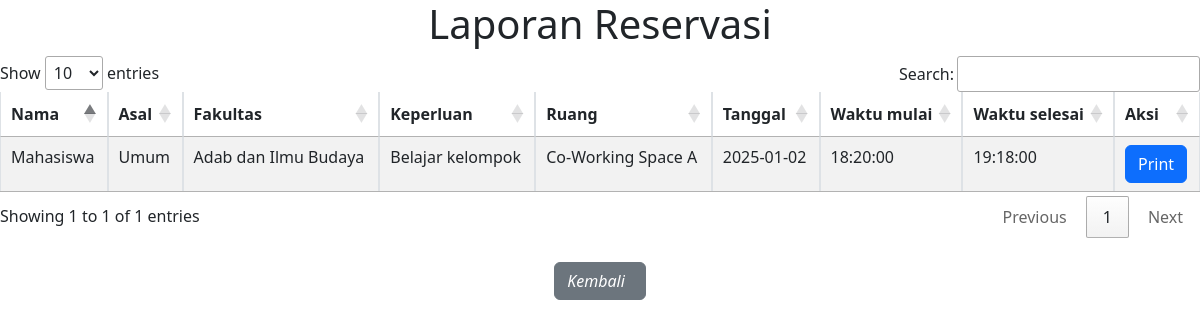
/tampil.php, run on an earlier commit of the app's database.
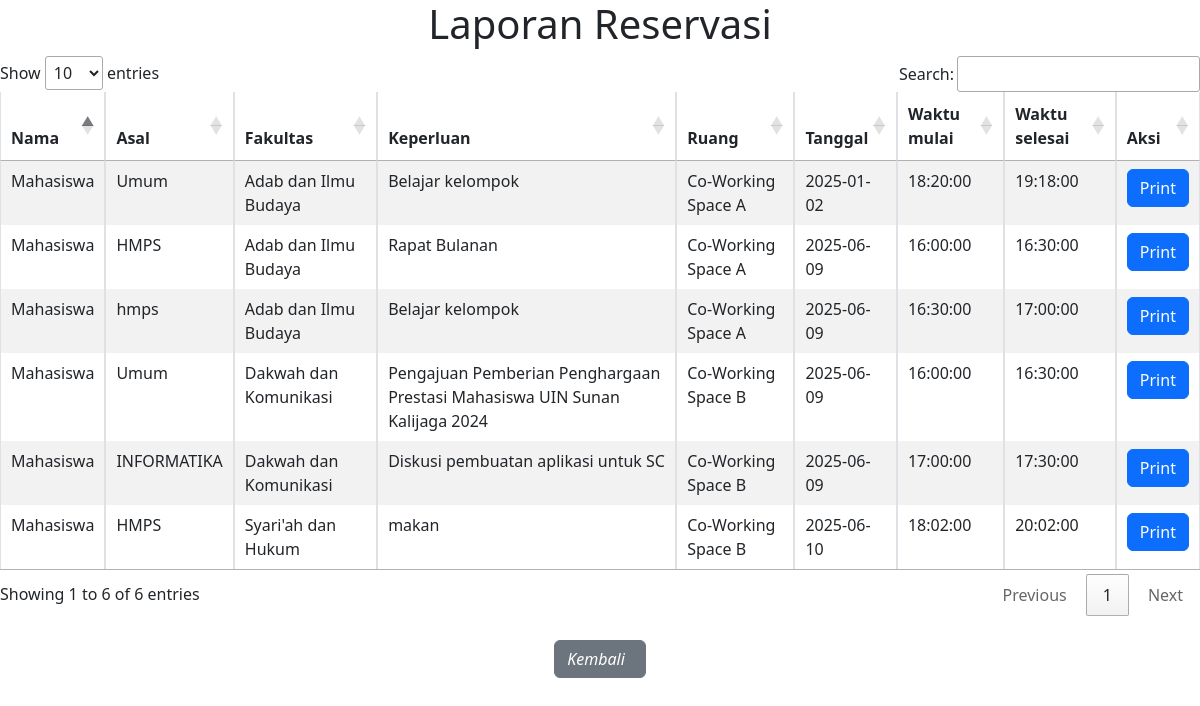
And on a later commit of the database.
### tables this page shows
CREATE TABLE `reservasi` (
  `id` int(11) NOT NULL,
  `nama` varchar(100) NOT NULL,
  `asal` varchar(255) NOT NULL,
  `fakultas` varchar(35) NOT NULL,
  `keperluan` varchar(100) NOT NULL,
  `ruang` varchar(100) NOT NULL,
  `tanggal` date NOT NULL,
  `waktu` time NOT NULL,
  `waktu_selesai` time NOT NULL
);

### tampil.php (the view, shortened to what this page needs)
<!DOCTYPE html>
<html lang="en">
<head>
    <link rel="stylesheet" href="https://cdn.datatables.net/1.13.4/css/jquery.dataTables.min.css">
    <link rel="stylesheet" href="https://cdn.jsdelivr.net/npm/bootstrap@5.3.0-alpha3/dist/css/bootstrap.min.css">
</head>
<body>
    <h1 style="text-align: center;">Laporan Reservasi</h1>
    <table id="myTable" class="table table-striped table-bordered">
        <thead>
            <tr>
                <th>Nama</th>
                <th>Asal</th>
                <th>Fakultas</th>
                <th>Keperluan</th>
                <th>Ruang</th>
                <th>Tanggal</th>
                <th>Waktu mulai</th>
                <th>Waktu selesai</th>
                <th>Aksi</th>
            </tr>
        </thead>
        <tbody>
            <?php
            include 'koneksi.php';
            $sql = "SELECT * FROM reservasi";
            $result = $conn->query($sql);
            if ($result->num_rows > 0) {
                while ($row = $result->fetch_assoc()) {
                    echo "<tr>";
                    echo "<td>" . $row['nama'] . "</td>";
                    echo "<td>" . $row['asal'] . "</td>";
                    echo "<td>" . $row['fakultas'] . "</td>";
                    echo "<td>" . $row['keperluan'] . "</td>";
                    echo "<td>" . $row['ruang'] . "</td>";
                    echo "<td>" . $row['tanggal'] . "</td>";
                    echo "<td>" . $row['waktu'] . "</td>";
                    echo "<td>" . $row['waktu_selesai'] . "</td>";
                    echo "<td><button class='btn btn-primary' onclick='printSingle(\"" . $row['nama'] . "\", \"" . $row['asal'] . "\", \"" . $row['fakultas'] . "\", \"" . $row['keperluan'] . "\", \"" . $row['ruang'] . "\", \"" . $row['tanggal'] . "\", \"" . $row['waktu'] . "\", \"" . $row['waktu_selesai'] . "\")'>Print</button></td>";
                    echo "</tr>";
                }
            }
            ?>
        </tbody>
    </table>
    <div class="text-center mt-4">
        <a href="halamanReservasi.php" class="btn btn-secondary">
            <i class="bi bi-arrow-left me-2">Kembali</i>
        </a>
    </div>
</body>
</html>

What changed in the data, as far as the page shows it:
added reservasi: nama "Mahasiswa", asal "HMPS", fakultas "Adab dan Ilmu Budaya", keperluan "Rapat Bulanan", ruang "Co-Working Space A", tanggal "2025-06-09", waktu "16:00:00", waktu_selesai "16:30:00"
added reservasi: nama "Mahasiswa", asal "hmps", fakultas "Adab dan Ilmu Budaya", keperluan "Belajar kelompok", ruang "Co-Working Space A", tanggal "2025-06-09", waktu "16:30:00", waktu_selesai "17:00:00"
added reservasi: nama "Mahasiswa", asal "Umum", fakultas "Dakwah dan Komunikasi", keperluan "Pengajuan Pemberian Penghargaan Prestasi Mahasiswa UIN Sunan Kalijaga 2024", ruang "Co-Working Space B", tanggal "2025-06-09", waktu "16:00:00", waktu_selesai "16:30:00"
added reservasi: nama "Mahasiswa", asal "INFORMATIKA", fakultas "Dakwah dan Komunikasi", keperluan "Diskusi pembuatan aplikasi untuk SC", ruang "Co-Working Space B", tanggal "2025-06-09", waktu "17:00:00", waktu_selesai "17:30:00"
added reservasi: nama "Mahasiswa", asal "HMPS", fakultas "Syari'ah dan Hukum", keperluan "makan", ruang "Co-Working Space B", tanggal "2025-06-10", waktu "18:02:00", waktu_selesai "20:02:00"
Also different on the page:
text written by a page script: "Show entries Search: Showing 1 to 1 of 1 entries Previous 1 Next" → "Show entries Search: Showing 1 to 6 of 6 entries Previous 1 Next"
